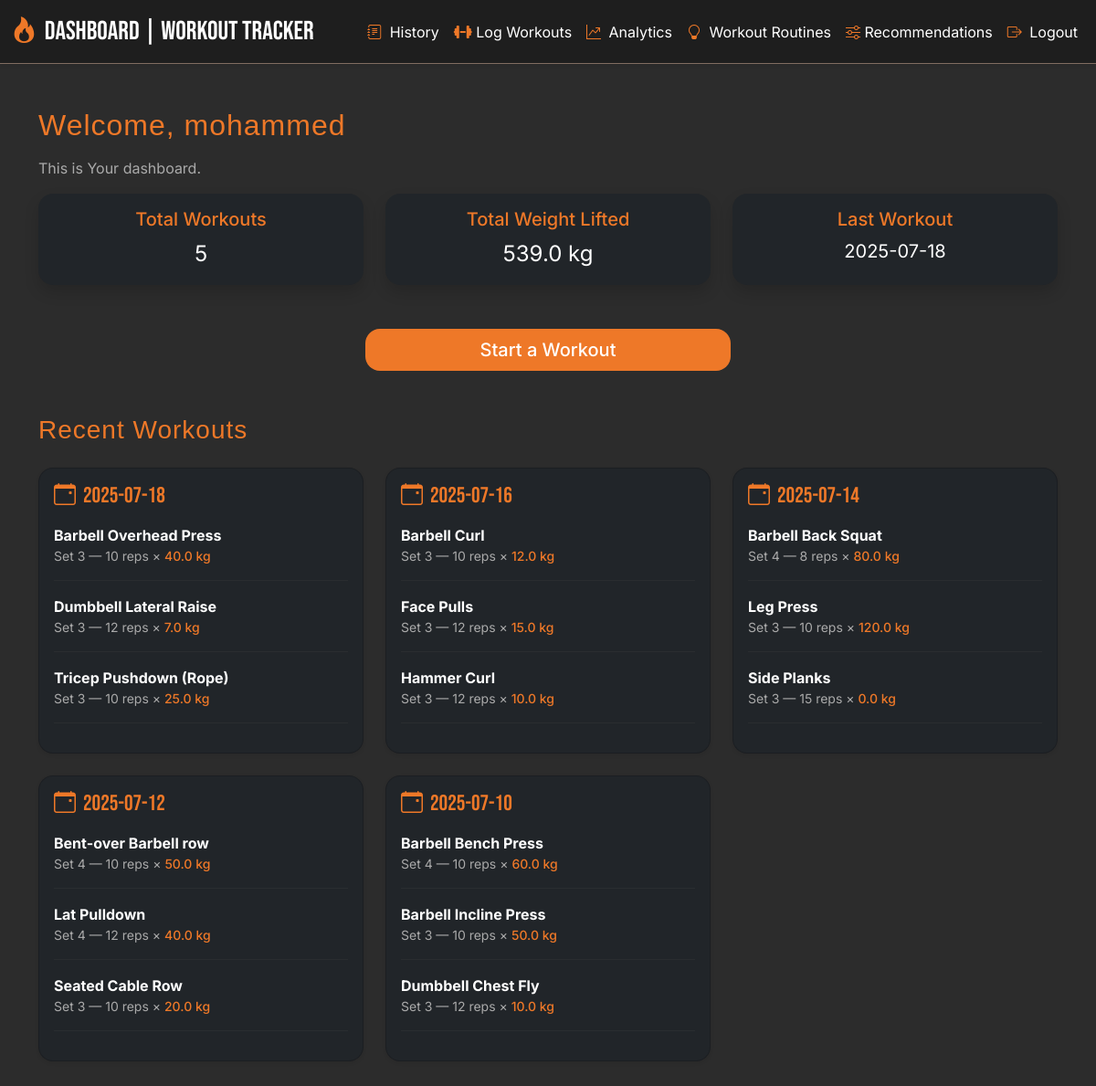
The app's page /dashboard (signed in) with its own data.
### tables this page shows
CREATE TABLE "workouts" (
    id INTEGER PRIMARY KEY AUTOINCREMENT,
    user_id INTEGER,
    date TEXT NOT NULL,
    exercise_id INTEGER NOT NULL,
    set_number INTEGER NOT NULL,
    reps INTEGER NOT NULL,
    weight REAL,
    notes TEXT,
    FOREIGN KEY (user_id) REFERENCES users(id),
    FOREIGN KEY (exercise_id) REFERENCES exercises(id)
);

CREATE TABLE "exercises" (
	"id"	INTEGER,
	"name"	TEXT NOT NULL UNIQUE,
	"muscle_group"	TEXT NOT NULL,
	"equipment"	TEXT,
	"type"	TEXT,
	"difficulty"	TEXT,
	"primary_muscle"	TEXT,
	PRIMARY KEY("id" AUTOINCREMENT)
);

### app.py (the view)
@app.route('/dashboard')
def dashboard():
    if 'user' not in session:
        return redirect('/login')
    username = session['user']
    user_id = session['user_id']
    conn = sqlite3.connect('workout_tracker.db')
    c = conn.cursor()
    c.execute('''SELECT COUNT(DISTINCT date), COALESCE (SUM(weight), 0), MAX(date)
              FROM workouts WHERE user_id = ?''', (user_id,))
    summary = c.fetchone()
    c.execute('''SELECT DISTINCT date FROM workouts
              WHERE user_id = ? ORDER BY date DESC LIMIT 5''', (user_id,))
    recent_dates = [row[0] for row in c.fetchall()]
    recent_workouts = {}
    for date in recent_dates:
        c.execute('''SELECT e.name, w.set_number, w.reps, w.weight
                  FROM workouts w
                  JOIN exercises e ON w.exercise_id = e.id
                  WHERE w.user_id = ? AND w.date = ?
                  ORDER BY e.name, w.set_number''', (user_id, date))
        recent_workouts[date] = c.fetchall()
    conn.close()
    return render_template('dashboard.html', username=username, recent_workouts=recent_workouts, summary=summary)

### templates/dashboard.html
{% extends "base.html" %}
{% block content %}
    <div class="container my-5">
        <h2 class="mb-3" style="font-family: 'Helvetica', sans-serif;">Welcome, {{ username }}</h2>
        <p class="text-muted">This is Your dashboard.</p>
        <div class="row mb-5" g-3>
            <div class="col-md-4 col-sm-12">
                <div class="card bg-dark text-white border-0 shadow rounded-4 h-100">
                    <div class="card-body text-center">
                        <h5 class="card-title" style="color: var(--primary);">Total Workouts</h5>
                        <p class="card-text fs-4">{{ summary[0] or 0 }}</p>
                    </div>
                </div>
            </div>
            <div class="col-md-4 col-sm-12">
                <div class="card bg-dark text-white border-0 shadow rounded-4 h-100">
                    <div class="card-body text-center">
                        <h5 class="card-title" style="color: var(--primary);">Total Weight Lifted</h5>
                        <p class="card-text fs-4">{{ summary[1] or 0 }} kg</p>
                    </div>
                </div>
            </div>
            <div class="col-md-4 col-sm-12">
                <div class="card bg-dark text-white border-0 shadow rounded-4 h-100">
                    <div class="card-body text-center">
                        <h5 class="card-title" style="color: var(--primary)">Last Workout</h5>
                        <p class="card-text fs-5">{{ summary[2] or 'N/A' }}</p>
                    </div>
                </div>
            </div>
        </div>
        <div class="text-center my-4">
            <a href="/log_workout" class="btn btn-primary btn-lg w-100" style="max-width: 400px; border-radius: 1rem; font-weight: 500;">
                Start a Workout
            </a>
        </div>
    <h3 class="mt-5 mb-4" style="font-family: 'Helvetica', sans-serif;">Recent Workouts</h3>
    {% if recent_workouts %}
    <div class="row g-4">
        {% for date, workouts in recent_workouts.items() %}
        <div class="col-md-6 col-lg-4">
            <div class="card bg-dark text-white shadow-sm rounded-4 h-100">
                <div class="card-body">
                <h5 class="mb-3" style="color: var(--primary); font-family: 'Bebas Neue', sans-serif; font-size: 1.5rem;">
                    <i class="bi bi-calendar-event me-2" style="color: var(--primary);"></i>{{ date }}
                </h5>
                {% for ex in workouts %}
                <div class="mb-2">
                    <strong>{{ ex[0] }}</strong>
                    <div class="small text-muted">Set {{ ex[1] }} — {{ ex[2] }} reps × <span style="color: var(--primary); font-weight: 500;">{{ ex[3] }} kg</span></div>
                </div>
                <hr style="border-color: #444;" />
                {% endfor %}
                </div>
            </div>
        </div>
        {% endfor %}
    </div>
    {% else %}
    <p class="text-muted">No recent workouts. Start training!</p>
    {% endif %}
{% endblock %}

### static/style.css (style rules this page uses)
.card { background-color: var(--light-dark); border-radius: 1rem; }
* { box-sizing: border-box; }
:root { --primary: #EE7828; --dark: #2c2c2c; --grey: #806d61; --light-dark: #1e1e1e; }
body { background-color: var(--dark); color: white; font-family: 'Inter', sans-serif; min-height: 100vh; }
a { color: var(--primary) }
h1, h2, h3 { font-family: 'Helvetica', sans-serif; letter-spacing: 1px; color: var(--primary); }
.btn-primary { background-color: var(--primary); border: none; transition: 0.3s ease-in-out; }
.text-muted { color: #aaa !important; }

### records on screen
workouts: name "Barbell Overhead Press", set_number "3", reps "10", weight "40.0"
workouts: name "Dumbbell Lateral Raise", set_number "3", reps "12", weight "7.0"
workouts: name "Tricep Pushdown (Rope)", set_number "3", reps "10", weight "25.0"
workouts: name "Barbell Curl", set_number "3", reps "10", weight "12.0"
workouts: name "Face Pulls", set_number "3", reps "12", weight "15.0"
workouts: name "Hammer Curl", set_number "3", reps "12", weight "10.0"
workouts: name "Barbell Back Squat", set_number "4", reps "8", weight "80.0"
workouts: name "Leg Press", set_number "3", reps "10", weight "120.0"
workouts: name "Side Planks", set_number "3", reps "15", weight "0.0"
workouts: name "Bent-over Barbell row", set_number "4", reps "10", weight "50.0"
workouts: name "Lat Pulldown", set_number "4", reps "12", weight "40.0"
workouts: name "Seated Cable Row", set_number "3", reps "10", weight "20.0"
workouts: name "Barbell Bench Press", set_number "4", reps "10", weight "60.0"
workouts: name "Barbell Incline Press", set_number "3", reps "10", weight "50.0"
workouts: name "Dumbbell Chest Fly", set_number "3", reps "12", weight "10.0"

### other values on screen
{{ username }} "mohammed"
{{ summary[0] or 0 }} "5"
{{ summary[1] or 0 }} "539.0"
{{ summary[2] or 'N/A' }} "2025-07-18"
{{ date }} "2025-07-18" "2025-07-16" "2025-07-14" "2025-07-12" "2025-07-10"
